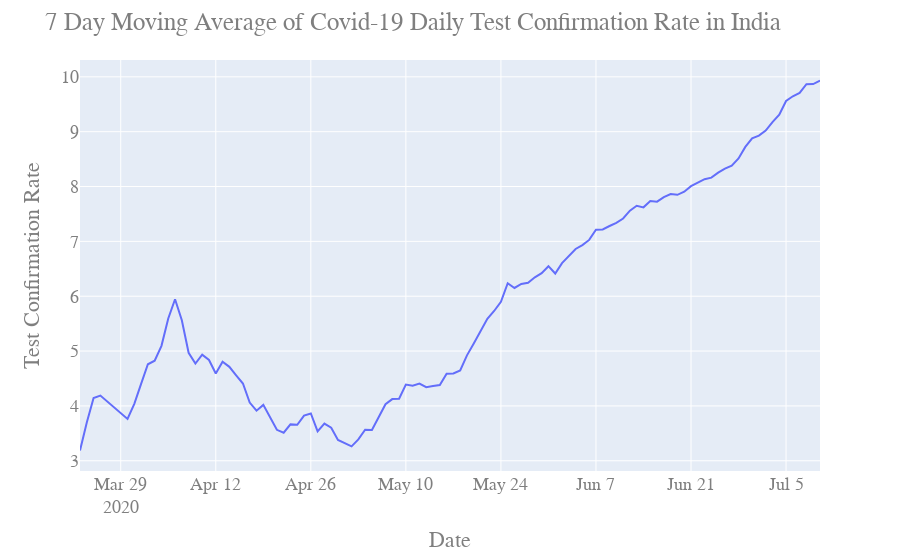

Here is the notebook cell this chart was saved with:
### Markdown cell above
## Covid-19 Daily Test Confirmation Rate in India

### Code cell
import requests
import json
import pandas as pd
import plotly.express as px
import plotly.graph_objs as go
#import chart_studio.plotly as py
from plotly.offline import iplot

COVID19_INDIA_URL = 'https://api.covid19india.org/v3/data-all.json'

def get_covid_json():
    global URL

    r = requests.get(url = COVID19_INDIA_URL)
    jsonobj = r.json()
#    print(json.dumps(jsonobj, indent = 4))

    return jsonobj

def build_daily_metrics_india(jsonobj: dict):
    daily_metrics = {}
    for date in jsonobj:
        delta = jsonobj[date]['TT']['delta']
        if 'tested' in delta:
            daily_metrics[date] = {}
            daily_metrics[date]['confirmed'] = delta['confirmed']
            daily_metrics[date]['tested'] = delta['tested']
            daily_metrics[date]['test_confirm_rate'] = (delta['confirmed'] * 100) / delta['tested']
    return  daily_metrics

def get_df_metrics_india(jsonobj: dict):
    df = pd.DataFrame.from_dict(jsonobj, orient='index')
    df = df.rolling(window=7).mean().dropna()

    return df

jsonobj = get_covid_json()

daily_metrics = build_daily_metrics_india(jsonobj)
df = get_df_metrics_india(daily_metrics)

fig = px.line(df, x=df.index, y='test_confirm_rate')
fig.update_layout(
        title="7 Day Moving Average of Covid-19 Daily Test Confirmation Rate in India",
        yaxis_title="Test Confirmation Rate",
        xaxis_title="Date",
        font=dict(
            family="Courier New, monospace",
            size=18,
            color="#7f7f7f"
        )
)

#fig.show()

# Creating trace1
#trace1 = go.Scatter(
#                    x = df.index,
#                    y = df.test_confirm_rate,
#                    mode = "lines",
#                    name = "India",
#                    marker = dict(color = 'rgba(16, 112, 2, 0.8)'),
#                    text= "India")

#data = [trace1]
#layout = dict(title = '7 Day Moving Average of Covid-19 Daily Test Confirmation Rate in India',
#              xaxis= dict(title= 'Date',ticklen= 5,zeroline= False),
#              yaxis= dict(title= 'Test Confirmation Rate',ticklen= 5,zeroline= False)
#             )
#fig = dict(data = data, layout = layout)

iplot(fig)

### Figure 1 — Plotly figure (JSON) as saved in the notebook; plotly's stock layout.template omitted (floating-point values rounded to 4 significant figures)
{"data": [{"hovertemplate": "x=%{x}<br>test_confirm_rate=%{y}<extra></extra>", "legendgroup": "", "line": {"color": "#636efa", "dash": "solid"}, "mode": "lines", "name": "", "showlegend": false, "type": "scatter", "x": ["2020-03-23", "2020-03-24", "2020-03-25", "2020-03-26", "2020-03-30", "2020-03-31", "2020-04-01", "2020-04-02", "2020-04-03", "2020-04-04", "2020-04-05", "2020-04-06", "2020-04-07", "2020-04-08", "2020-04-09", "2020-04-10", "2020-04-11", "2020-04-12", "2020-04-13", "2020-04-14", "2020-04-15", "2020-04-16", "2020-04-17", "2020-04-18", "2020-04-19", "2020-04-21", "2020-04-22", "2020-04-23", "2020-04-24", "2020-04-25", "2020-04-26", "2020-04-27", "2020-04-28", "2020-04-29", "2020-04-30", "2020-05-01", "2020-05-02", "2020-05-03", "2020-05-04", "2020-05-05", "2020-05-06", "2020-05-07", "2020-05-08", "2020-05-09", "2020-05-10", "2020-05-11", "2020-05-12", "2020-05-13", "2020-05-14", "2020-05-15", "2020-05-16", "2020-05-17", "2020-05-18", "2020-05-19", "2020-05-20", "2020-05-21", "2020-05-22", "2020-05-23", "2020-05-24", "2020-05-25", "2020-05-26", "2020-05-27", "2020-05-28", "2020-05-29", "2020-05-30", "2020-05-31", "2020-06-01", "2020-06-02", "2020-06-03", "2020-06-04", "2020-06-05", "2020-06-06", "2020-06-07", "2020-06-08", "2020-06-09", "2020-06-10", "2020-06-11", "2020-06-12", "2020-06-13", "2020-06-14", "2020-06-15", "2020-06-16", "2020-06-17", "2020-06-18", "2020-06-19", "2020-06-20", "2020-06-21", "2020-06-22", "2020-06-23", "2020-06-24", "2020-06-25", "2020-06-26", "2020-06-27", "2020-06-28", "2020-06-29", "2020-06-30", "2020-07-01", "2020-07-02", "2020-07-03", "2020-07-04", "2020-07-05", "2020-07-06", "2020-07-07", "2020-07-08", "2020-07-09", "2020-07-10"], "xaxis": "x", "y": [3.188, 3.698, 4.146, 4.188, 3.762, 4.039, 4.401, 4.76, 4.825, 5.096, 5.594, 5.945, 5.561, 4.969, 4.773, 4.934, 4.837, 4.591, 4.806, 4.712, 4.558, 4.409, 4.061, 3.914, 4.019, 3.564, 3.512, 3.663, 3.656, 3.824, 3.862, 3.536, 3.679, 3.602, 3.38, 3.317, 3.262, 3.389, 3.565, 3.563, 3.791, 4.03, 4.124, 4.13, 4.389, 4.37, 4.407, 4.342, 4.362, 4.38, 4.585, 4.592, 4.646, 4.922, 5.138, 5.355, 5.588, 5.731, 5.898, 6.236, 6.15, 6.224, 6.244, 6.345, 6.421, 6.548, 6.414, 6.604, 6.734, 6.861, 6.932, 7.026, 7.212, 7.216, 7.28, 7.338, 7.417, 7.56, 7.649, 7.62, 7.735, 7.724, 7.806, 7.864, 7.849, 7.906, 8.006, 8.066, 8.135, 8.162, 8.252, 8.326, 8.379, 8.511, 8.722, 8.879, 8.929, 9.02, 9.176, 9.309, 9.56, 9.646, 9.708, 9.866, 9.867, 9.932], "yaxis": "y"}], "layout": {"font": {"color": "#7f7f7f", "family": "Courier New, monospace", "size": 18}, "legend": {"tracegroupgap": 0}, "margin": {"t": 60}, "title": {"text": "7 Day Moving Average of Covid-19 Daily Test Confirmation Rate in India"}, "xaxis": {"anchor": "y", "domain": [0, 1], "title": {"text": "Date"}}, "yaxis": {"anchor": "x", "domain": [0, 1], "title": {"text": "Test Confirmation Rate"}}}}
